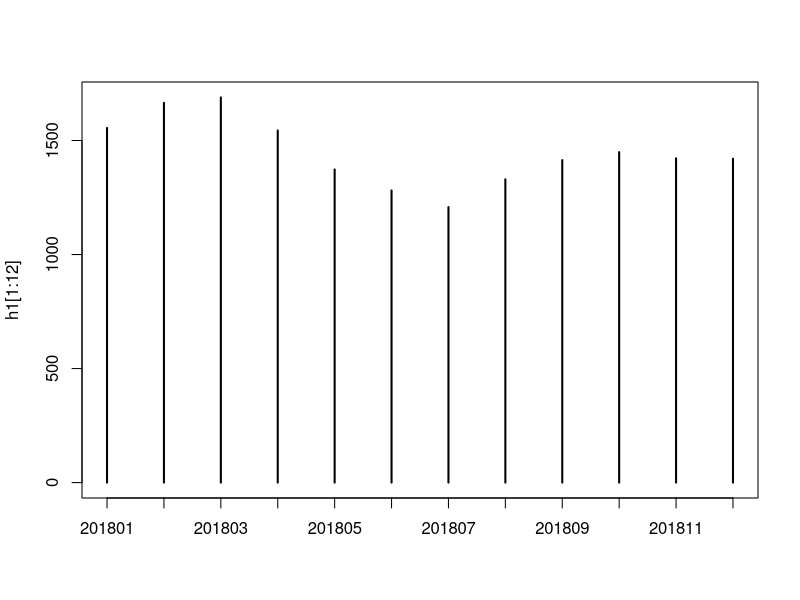

The R script that drew this image:
# -------------------------------- Proyecto numero 2 Data science -------------------------------
# ---------------------------------|          SCENTIA             |------------------------------
# Análisis de Ventas Directas en Centroamérica
# Catedrática: Lynette García 
# Maria Fernanda Rodas	17125
# Pablo Viana		      	16091
# Sergio Marchena		    16387
# Daniel Ixcoy		      16748
# José Martínez			    15163
# José Meneses		    	1514


#Libreria
#Programa para juntar todos los xls en una tabla y exportar un RDATA
library("readxl")
library("dplyr")

# Unión de todos los datos individuales para lograr un conjunto centroamericano
el_salvador <- read_excel("el_salvador.xlsx", range = "A2:AE6370")
nicaragua <- read_excel("nicaragua.xlsx", range = "A2:AE6374")
honduras <- read_excel("honduras.xlsx", range = "A2:AE6685")
guatemala <- read_excel("guatemala.xlsx",range = "A2:AE7719")
View(el_salvador)
View(nicaragua)
View(honduras)
View(guatemala)

names(el_salvador)[names(el_salvador) == "conca"] <- "CONCA"
guatemala$`Año Mes` <- gsub("210811","201811",guatemala$`Año Mes`)

ventas.centroamerica<-rbind(guatemala,honduras,nicaragua,el_salvador)
colnames(ventas.centroamerica)
View(ventas.centroamerica)

#Guardamos la unión como un archivo RData
save(ventas.centroamerica, file = "ventas_centroamerica.RData")

#-----------------------------------------------------------------
# TABLA DE FRECUENCIA POR MES POR ANO

h1<-table(ventas.centroamerica$`Año Mes`)
h1[1:12]
meses<-c("Ene", "Feb", "Mar", "Abr", "May", "Jun", "Jul", "Ago","Sept", "Oct", "Nov","Dic")
plot(h1[1:12])
?plot

